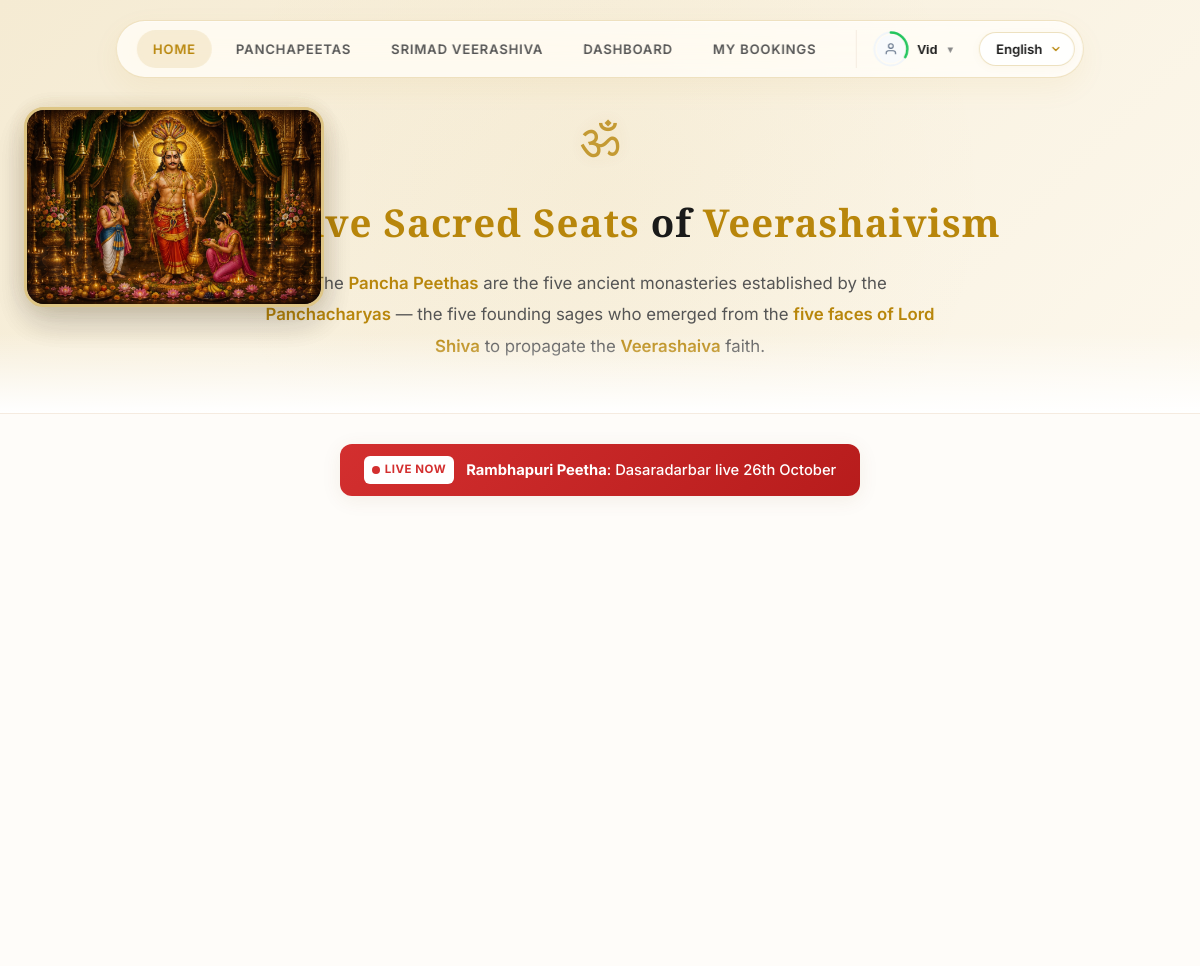
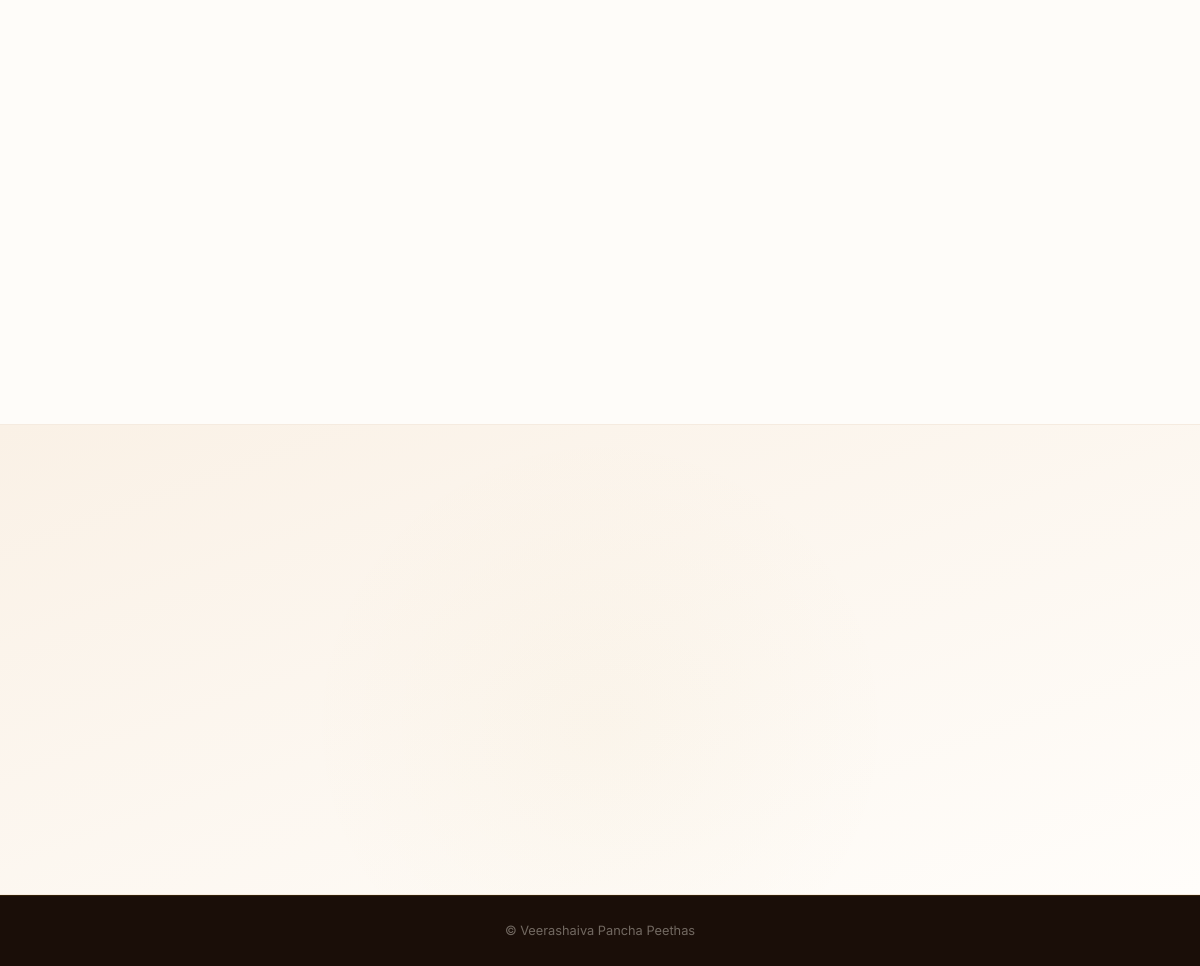
/ (signed in), run on the app's committed database (2 pictures, top to bottom).
### peethas/models.py (models this page shows, shortened)
class Peetha(models.Model):
    name = models.CharField(max_length=200)
    slug = models.SlugField(unique=True)
    acharya = models.CharField(max_length=200, help_text="Founding Acharya name")
    simhasana = models.CharField(max_length=200, help_text="Name of the Simhasana (throne)")
    location = models.CharField(max_length=300)
    state = models.CharField(max_length=100, blank=True)
    current_swamiji = models.CharField(max_length=400, blank=True)
    associated_linga = models.CharField(max_length=200)
    associated_linga_map_url = models.URLField(blank=True, help_text="Google Maps URL for the associated Linga location")
    color = models.CharField(max_length=50, help_text="CSS color for this Peetha")
    description = models.TextField(help_text="Brief summary")
    history = models.TextField(help_text="Detailed history and origin story")
    order = models.PositiveIntegerField(default=0)
    swamiji_photo = models.ImageField(upload_to='peetha_media/swamiji/', blank=True, null=True, help_text="Photo of the current Jagathguru")
    swamiji_bio = models.TextField(blank=True, help_text="Biography of the current Jagathguru")
    contact_phone = models.CharField(max_length=50, blank=True)
    contact_email = models.EmailField(blank=True)
    contact_address = models.TextField(blank=True)
    live_youtube_url = models.URLField(blank=True, null=True, help_text="YouTube Live stream URL (leave blank if not active)")
    live_youtube_title = models.CharField(max_length=200, blank=True, null=True, help_text="Custom title for the live stream (defaults to 'Swamiji Divine Live Stream' if blank)")
    name_kn = models.CharField(max_length=200, blank=True)
    acharya_kn = models.CharField(max_length=200, blank=True)
    simhasana_kn = models.CharField(max_length=200, blank=True)
    location_kn = models.CharField(max_length=300, blank=True)
    current_swamiji_kn = models.CharField(max_length=400, blank=True)
    associated_linga_kn = models.CharField(max_length=200, blank=True)
    description_kn = models.TextField(blank=True)
    history_kn = models.TextField(blank=True)
    name_mr = models.CharField(max_length=200, blank=True)
    acharya_mr = models.CharField(max_length=200, blank=True)
    simhasana_mr = models.CharField(max_length=200, blank=True)
    location_mr = models.CharField(max_length=300, blank=True)
    current_swamiji_mr = models.CharField(max_length=400, blank=True)
    associated_linga_mr = models.CharField(max_length=200, blank=True)
    description_mr = models.TextField(blank=True)
    history_mr = models.TextField(blank=True)
    name_hi = models.CharField(max_length=200, blank=True)
    acharya_hi = models.CharField(max_length=200, blank=True)
    simhasana_hi = models.CharField(max_length=200, blank=True)
    location_hi = models.CharField(max_length=300, blank=True)
    current_swamiji_hi = models.CharField(max_length=400, blank=True)
    associated_linga_hi = models.CharField(max_length=200, blank=True)
    description_hi = models.TextField(blank=True)
    history_hi = models.TextField(blank=True)
    name_te = models.CharField(max_length=200, blank=True)
    acharya_te = models.CharField(max_length=200, blank=True)
    simhasana_te = models.CharField(max_length=200, blank=True)
    location_te = models.CharField(max_length=300, blank=True)
    current_swamiji_te = models.CharField(max_length=400, blank=True)
    associated_linga_te = models.CharField(max_length=200, blank=True)
    description_te = models.TextField(blank=True)
    history_te = models.TextField(blank=True)
    name_ta = models.CharField(max_length=200, blank=True)
    acharya_ta = models.CharField(max_length=200, blank=True)
    simhasana_ta = models.CharField(max_length=200, blank=True)
    location_ta = models.CharField(max_length=300, blank=True)
    current_swamiji_ta = models.CharField(max_length=400, blank=True)
    associated_linga_ta = models.CharField(max_length=200, blank=True)
    description_ta = models.TextField(blank=True)
    history_ta = models.TextField(blank=True)
    name_ml = models.CharField(max_length=200, blank=True)
    acharya_ml = models.CharField(max_length=200, blank=True)
    simhasana_ml = models.CharField(max_length=200, blank=True)
    location_ml = models.CharField(max_length=300, blank=True)
    current_swamiji_ml = models.CharField(max_length=400, blank=True)
    associated_linga_ml = models.CharField(max_length=200, blank=True)
    description_ml = models.TextField(blank=True)
    history_ml = models.TextField(blank=True)
    class Meta:
        ordering = ['order']

### peethas/views.py (the view)
# urls.py: path('', views.home, name='home'),
def home(request):
    lang = get_language(request)
    peethas = [translate_object(p, lang) for p in Peetha.objects.all()]
    return render(request, 'peethas/home.html', {
        'peethas': peethas,
        'use_rectangular_portraits': USE_RECTANGULAR_PORTRAITS,
        'lang': lang,
        'labels': TRANSLATIONS[lang],
        'heritage_content': HERITAGE_CONTENT[lang],
        'veerashaiva_content': VEERASHAIVA_CONTENT[lang],
    })

### peethas/context_processors.py (called while the page is built)
def live_peethas_processor(request):
    active_live = Peetha.objects.filter(live_youtube_url__isnull=False).exclude(live_youtube_url='')
    return {
        'live_peethas': active_live
    }

### peethas/feature_flags.py (called while the page is built)
    def __bool__(self):
        try:
            from .models import FeatureFlag
            flag = FeatureFlag.objects.get(name=self.name)
            return flag.is_enabled
        except Exception:
            return self.default

### peethas/models.py (called while the page is built)
def get_user_profile(self):
    profile, created = UserProfile.objects.get_or_create(user=self)
    return profile

    def completion_percentage(self):
        fields = [
            self.user.first_name,
            self.user.email,
            self.phone_number,
            self.address,
            self.profile_pic,
            self.gender,
            self.gotra,
            self.nakshatra,
            self.rashi
        ]
        filled = sum(1 for f in fields if f)
        return int((filled / len(fields)) * 100)

### peethas/views.py (called while the page is built, shortened)
def get_language(request):
    lang = request.GET.get('lang')
    if lang in ['en', 'kn', 'mr', 'hi', 'te', 'ta', 'ml']:
        request.session['lang'] = lang
    return request.session.get('lang', 'en')

def translate_object(obj, lang):
    if lang == 'en':
        if hasattr(obj, 'name') and obj.name:
            obj.short_name = obj.name.replace(" Peetha", "")
        return obj

### peethas/templates/peethas/home.html (shortened to what this page needs)
{% extends "peethas/index.html" %}
{% load static %}
{% block content %}
<section class="hero">
    <div class="murals-mobile-container">
        <div class="hero-mural mural-left reveal">
    </div>
    <div class="hero-mural mural-right reveal">
        <img loading="lazy" src="{% static 'images/hero_right.jpg' %}" alt="Veerabhadra Swami">
    </div>
    </div>
    <div class="container reveal">
        <div class="hero-om">ॐ</div>
        <h2>{{ labels.hero_title|safe }}</h2>
        <p class="hero-subtitle">
            {{ labels.hero_subtitle|safe }}
        </p>
    </div>
</section>
<section class="peethas-section" id="peethas-section">
    <div class="container">
        {% for p in peethas %}
            {% if p.live_youtube_url %}
            <a href="{% url 'peethas:peetha_detail' p.slug %}#live-stream-container" class="live-stream-inline-bar reveal">
                <div class="live-info-wrapper">
                    <span class="live-inline-badge">
                        <span class="live-dot" style="display: inline-block; width: 8px; height: 8px; background-color: #d32f2f; border-radius: 50%; animation: pulse-live 1.5s infinite;"></span>
                        Live Now
                    </span>
                    <span class="live-title">
                        <strong>{{ p.name }}</strong>: {{ p.live_youtube_title|default:"Swamiji Divine Live Stream" }}
                    </span>
                </div>
            </a>
            {% endif %}
        {% endfor %}
        <div class="peethas-grid{% if use_rectangular_portraits %} use-rectangle{% endif %}">
        </div>
    </div>
</section>
<section class="about-section" id="about-section">
</section>
{% endblock %}

### peethas/templates/peethas/index.html (shortened to what this page needs)
{% load static socialaccount %}
<!DOCTYPE html>
<html lang="en">
<head>
    <link rel="stylesheet" href="{% static 'css/styles.css' %}?v=1.3">
</head>
<body>
    <header class="site-header">
        <div class="container header-container">
            <nav class="nav-links">
                {% block nav_items %}
                <a href="{% url 'peethas:home' %}" class="nav-link">{{ labels.nav_home|default:"Home" }}</a>
                <a href="{% url 'peethas:home' %}#divine-heritage" class="nav-link">{{ labels.divine_heritage_title }}</a>
                <a href="{% url 'peethas:home' %}#veerashaiva-section" class="nav-link">{{ labels.veerashaiva_title }}</a>
                {% endblock %}
                {% block nav_auth %}
                {% if user.is_authenticated %}
                    {% if user.is_superuser or user.handler_profile %}
                        <a href="{% url 'peethas:dashboard_home' %}" class="nav-link nav-btn-dashboard">{{ labels.dashboard_btn|default:"Dashboard" }}</a>
                    {% endif %}
                    <a href="{% url 'peethas:my_bookings' %}" class="nav-link nav-btn-dashboard">{{ labels.nav_my_bookings|default:"My Bookings" }}</a>
                    <div class="nav-profile-dropdown">
                        <button type="button" class="dropdown-trigger-btn" onclick="toggleUserDropdown(event)" title="Profile Completion: {{ user.profile.completion_percentage }}%">
                            <div style="position: relative; width: 38px; height: 38px; display: flex; align-items: center; justify-content: center; flex-shrink: 0;">
                                <div style="width: 28px; height: 28px; border-radius: 50%; overflow: hidden; background: #f8fafc; display: flex; align-items: center; justify-content: center; z-index: 1;">
                                    {% if user.profile.profile_pic %}
                                        <img src="{{ user.profile.profile_pic.url }}" alt="Profile" style="width: 100%; height: 100%; object-fit: cover;">
                                    {% else %}
                                        {% if user.profile.gender == 'female' %}
                                            <svg viewBox="0 0 24 24" fill="none" stroke="currentColor" stroke-width="2" style="width: 14px; height: 14px; color: #64748b;">
                                                <path d="M20 21v-2a4 4 0 0 0-3-3.87"></path>
                                                <path d="M4 21v-2a4 4 0 0 1 3-3.87"></path>
                                                <circle cx="12" cy="7" r="4"></circle>
                                            </svg>
                                        {% else %}
                                            <svg viewBox="0 0 24 24" fill="none" stroke="currentColor" stroke-width="2" style="width: 14px; height: 14px; color: #64748b;">
                                                <path d="M20 21v-2a4 4 0 0 0-4-4H8a4 4 0 0 0-4 4v2"></path>
                                                <circle cx="12" cy="7" r="4"></circle>
                                            </svg>
                                        {% endif %}
                                    {% endif %}
                                </div>
                            </div>
                            <span class="dropdown-trigger-name">{{ user.first_name|default:user.username }}</span>
                            <span class="dropdown-trigger-arrow">▼</span>
                        </button>
                    </div>
                {% else %}
                    <a href="javascript:void(0);" onclick="openAuthModal('signin')" class="nav-link nav-btn-dashboard">{{ labels.nav_sign_in|default:"Sign In / Sign Up" }}</a>
                {% endif %}
                {% endblock %}
            </nav>
            <div class="lang-selector-container">
                <div class="custom-dropdown" id="langDropdown">
                    <button class="dropdown-trigger">
                        <span class="current-lang">
                            {% if lang == 'en' %}English{% elif lang == 'kn' %}ಕನ್ನಡ{% elif lang == 'mr' %}मराठी{% elif lang == 'hi' %}हिन्दी{% elif lang == 'te' %}తెలుగు{% elif lang == 'ta' %}தமிழ்{% elif lang == 'ml' %}മലയാളം{% else %}English{% endif %}
                        </span>
                        <span class="dropdown-arrow"></span>
                    </button>
                </div>
            </div>
        </div>
    </header>
    <main>
        {% block content %}{% endblock %}
    </main>
    <footer class="site-footer">
        <div class="container">
            <p>&copy; Veerashaiva Pancha Peethas</p>
        </div>
    </footer>
</body>
</html>

### peethas/templates/peethas/index.html (style rules this page uses)
.nav-profile-dropdown { position: relative; display: inline-block; vertical-align: middle; margin-left: 15px; border-left: 1px solid var(--border); padding-left: 15px; }
.dropdown-trigger-btn { display: flex; align-items: center; gap: 8px; background: transparent; border: none; padding: 0; cursor: pointer; outline: none; transition: opacity 0.2s ease; }
.dropdown-trigger-name { font-size: 0.82rem; font-weight: 600; color: var(--text); }
.dropdown-trigger-arrow { font-size: 0.6rem; color: var(--text-muted); }

### data on the page
Peetha: name "Rambhapuri Peetha", live_youtube_title "Dasaradarbar live 26th October"

### other printed values
{{ labels.nav_home|default:"Home" }} "HOME"
{{ labels.divine_heritage_title }} "PANCHAPEETAS"
{{ labels.veerashaiva_title }} "SRIMAD VEERASHIVA"
{{ labels.dashboard_btn|default:"Dashboard" }} "DASHBOARD"
{{ labels.nav_my_bookings|default:"My Bookings" }} "MY BOOKINGS"
{{ user.first_name|default:user.username }} "Vid"
{{ labels.hero_title|safe }} "Five Sacred Seats of Veerashaivism"
{{ labels.hero_subtitle|safe }} "The Pancha Peethas are the five ancient monasteries established by the Panchacharyas — the five founding sages who emerged from the five faces of Lord Shiva to propagate the Veerashaiva faith."
